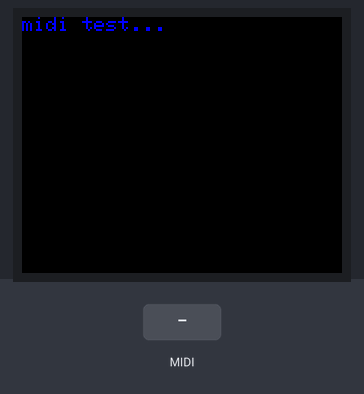
The sketch below on a simulated Teensy 4. On the bench: 160×128 colour display. The inputs (shaded band) are chosen by the test bench. MIDI output is not drawn.

Above: at 1.3 s.
1.4 s: MIDI note 36 received
At 2.9 s:
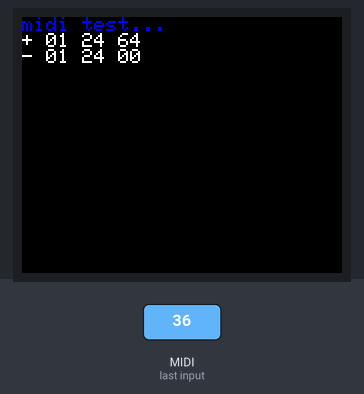
3.2 s: MIDI note 60 received
At 4.5 s:
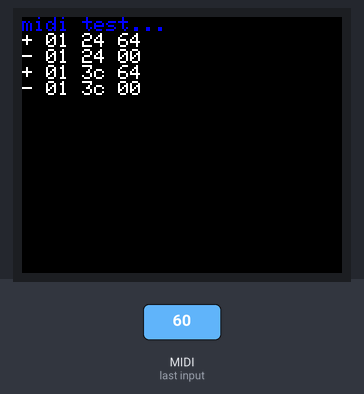
Timing chart, 0 to 6.2 s (numbered marks = the images above; inputs shaded):
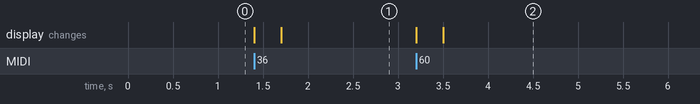

Measured:
- after the input at 1.4 s, the display: first changes at once (image 1 shows a later state)
- after the input at 3.2 s, the display: first changes at once (image 2 shows a later state)

The sketch:

midi_io_monitor.ino
```cpp
#include <MIDI.h>
#include <Adafruit_GFX.h>    // Core graphics library
//#include <Adafruit_ST7735.h> // Hardware-specific library
#include <ST7735_t3.h> // Hardware-specific library
//Encoder myEnc(26, 27);

#define sclk 14 //27  // SCLK can also use pin 13,14,27zz
#define mosi 7  // MOSI can also use pin 7,11,28
#define cs   6  // CS & DC can use pins 2, 6, 9, 10, 15, 20, 21, 22, 23
#define dc   12   //  but certain pairs must NOT be used: 2+10, 6+9, 20+23, 21+22
#define rst  17   // RST can use any pin

//Adafruit_ST7735 tft = Adafruit_ST7735(cs, dc, mosi, sclk, rst);
ST7735_t3 tft = ST7735_t3(cs, dc, mosi, sclk, rst);

#define BUTTON1 25  //NEXT
#define BUTTON2 28  //Play Pause
#define BUTTON3 32  //PREV
#define BUTTON4 38  //PREV

// Simple tutorial on how to receive and send MIDI messages.
// Here, when receiving any message on channel 4, the Arduino
// will blink a led and play back a note for 1 second.

MIDI_CREATE_DEFAULT_INSTANCE();

static const unsigned ledPin = 13;      // LED pin on Arduino Uno

void setup()
{
    Serial.begin(115200);
  //Serial.write("hello...");
  //setup pins with pullups
  pinMode(BUTTON1,INPUT_PULLUP);
  pinMode(BUTTON3,INPUT_PULLUP);
  pinMode(BUTTON2,INPUT_PULLUP);
  pinMode(BUTTON4,INPUT_PULLUP);

  tft.initR(INITR_GREENTAB); // initialize a ST7735R chip, green tab
  tft.setRotation(1);
  tft.setTextWrap(true);
  tft.fillScreen(ST7735_BLACK);
  tft.setTextColor(ST7735_BLUE);
  tft.println("midi test...");
  tft.setTextColor(ST7735_WHITE);

  MIDI.setHandleNoteOn(handleNoteOn);
  MIDI.setHandleNoteOff(handleNoteOff);
  MIDI.begin(MIDI_CHANNEL_OMNI);
}

uint8_t cursor_y = 0;

void loop()
{
  MIDI.read();
  if (cursor_y > 15) {
    tft.fillScreen(ST7735_BLACK);
    cursor_y = 0;
    tft.setCursor(0,0);
  }
}

void handleNoteOn(byte channel, byte pitch, byte velocity)
{
    tft.printf("+ %02x %02x %02x\n", channel, pitch, velocity);
    cursor_y++;
}

void handleNoteOff(byte channel, byte pitch, byte velocity)
{
    tft.printf("- %02x %02x %02x\n", channel, pitch, velocity);
    cursor_y++;
}
```
